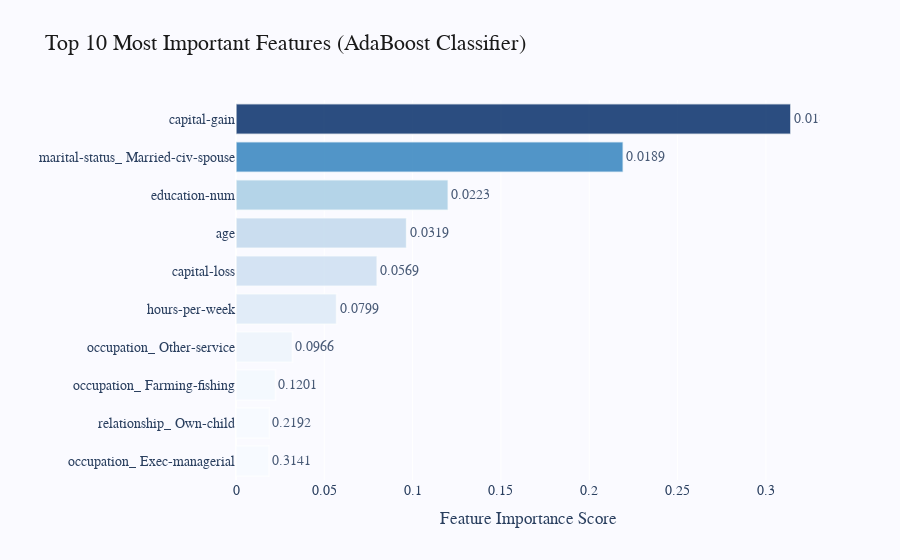

The notebook cell this image was saved under:
### Markdown cell above
### Implementation - Extracting Feature Importance
Choose a `scikit-learn` supervised learning algorithm that has a `feature_importances_` attribute availble for it. This attribute is a function that ranks the importance of each feature when making predictions based on the chosen algorithm.

In the code cell below, you will need to implement the following:
 - Import a supervised learning model from sklearn if it is different from the three used earlier.
 - Train the supervised model on the entire training set.
 - Extract the feature importances using `'.feature_importances_'`.

### Code cell
import plotly.express as px
import pandas as pd
import numpy as np
from sklearn.ensemble import AdaBoostClassifier

# Train the AdaBoost model
model = AdaBoostClassifier(random_state=42)
model.fit(X_train, y_train)

# Extract feature importances
importances = model.feature_importances_
features = X_train.columns

# Create a DataFrame for visualization
importance_df = pd.DataFrame({
    'Feature': features,
    'Importance': importances
}).sort_values(by='Importance', ascending=False).head(10)

# Interactive and elegant Plotly visualization
fig = px.bar(
    importance_df.sort_values(by='Importance'),
    x='Importance',
    y='Feature',
    orientation='h',
    text=importance_df['Importance'].apply(lambda x: f"{x:.4f}"),
    title='Top 10 Most Important Features (AdaBoost Classifier)',
    color='Importance',
    color_continuous_scale='Blues'
)

# Styling for a clean, modern look
fig.update_traces(
    textposition='outside',
    marker_line_color='rgba(255,255,255,0.7)',
    marker_line_width=1.5,
    opacity=0.85
)

fig.update_layout(
    title_font=dict(size=22, family='Arial Black', color='#1A1A1A'),
    xaxis_title='Feature Importance Score',
    yaxis_title='',
    plot_bgcolor='rgba(250,250,255,1)',
    paper_bgcolor='rgba(250,250,255,1)',
    font=dict(size=14, family='Arial'),
    hoverlabel=dict(bgcolor='white', font_size=13, font_family='Arial'),
    coloraxis_showscale=False
)

fig.show()

### Figure 1 — Plotly figure (JSON) as saved in the notebook; plotly's stock layout.template omitted (floating-point values rounded to 4 significant figures)
{"data": [{"hovertemplate": "Importance=%{marker.color}<br>Feature=%{y}<br>text=%{text}<extra></extra>", "legendgroup": "", "marker": {"color": [0.01858, 0.01888, 0.02231, 0.03191, 0.05691, 0.0799, 0.09658, 0.1201, 0.2192, 0.3141], "coloraxis": "coloraxis", "line": {"color": "rgba(255,255,255,0.7)", "width": 1.5}, "pattern": {"shape": ""}}, "name": "", "opacity": 0.85, "orientation": "h", "showlegend": false, "text": ["0.3141", "0.2192", "0.1201", "0.0966", "0.0799", "0.0569", "0.0319", "0.0223", "0.0189", "0.0186"], "textposition": "outside", "type": "bar", "x": [0.01858, 0.01888, 0.02231, 0.03191, 0.05691, 0.0799, 0.09658, 0.1201, 0.2192, 0.3141], "xaxis": "x", "y": ["occupation_ Exec-managerial", "relationship_ Own-child", "occupation_ Farming-fishing", "occupation_ Other-service", "hours-per-week", "capital-loss", "age", "education-num", "marital-status_ Married-civ-spouse", "capital-gain"], "yaxis": "y"}], "layout": {"barmode": "relative", "coloraxis": {"colorbar": {"title": {"text": "Importance"}}, "colorscale": [[0, "rgb(247,251,255)"], [0.125, "rgb(222,235,247)"], [0.25, "rgb(198,219,239)"], [0.375, "rgb(158,202,225)"], [0.5, "rgb(107,174,214)"], [0.625, "rgb(66,146,198)"], [0.75, "rgb(33,113,181)"], [0.875, "rgb(8,81,156)"], [1, "rgb(8,48,107)"]], "showscale": false}, "font": {"family": "Arial", "size": 14}, "hoverlabel": {"bgcolor": "white", "font": {"family": "Arial", "size": 13}}, "legend": {"tracegroupgap": 0}, "paper_bgcolor": "rgba(250,250,255,1)", "plot_bgcolor": "rgba(250,250,255,1)", "title": {"font": {"color": "#1A1A1A", "family": "Arial Black", "size": 22}, "text": "Top 10 Most Important Features (AdaBoost Classifier)"}, "xaxis": {"anchor": "y", "domain": [0, 1], "title": {"text": "Feature Importance Score"}}, "yaxis": {"anchor": "x", "domain": [0, 1], "title": {"text": ""}}}}
